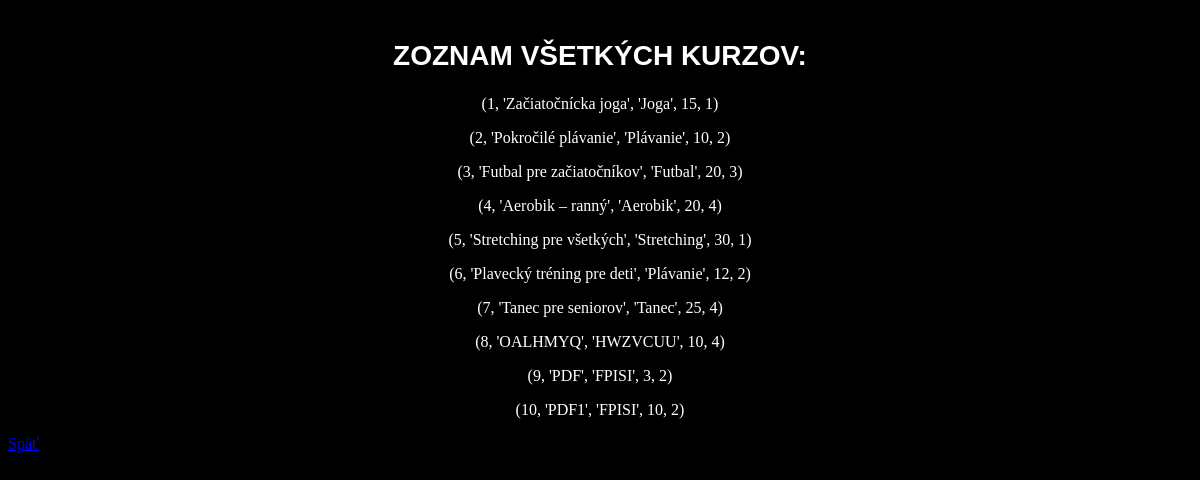
Screenshot of /kurzy with the database file from the repository.
### tables this page shows
CREATE TABLE Kurzy (
    ID_kurzu INTEGER PRIMARY KEY,
    Nazov_kurzu TEXT NOT NULL,
    Typ_sportu TEXT,
    Max_pocet_ucastnikov INTEGER,
    ID_trenera INTEGER NOT NULL,
    FOREIGN KEY (ID_trenera) REFERENCES Treneri(ID_trenera)
);

### app.py (the view)
@app.route('/kurzy')
def kurzy():
    conn = db()
    cursor = conn.cursor()
    cursor.execute("SELECT * FROM Kurzy")
    kurzy2 = cursor.fetchall()
    conn.close()
    return render_template("kurzy.html", kurzy2=kurzy2)

### app.py (called while the page is built)
def db():
    conn = sqlite3.connect("treneri.db")
    return conn

### templates/kurzy.html (shortened to what this page needs)
<!DOCTYPE html>
<html lang="sk">
<head>
    <link rel="stylesheet" href="{{url_for('static', filename='main.css') }}">
</head>
<body>
    <h2> Zoznam všetkých kurzov: </h2>
   {% for kurzy in kurzy2 %}
        <p>{{ kurzy }}</p>
    {% endfor %}
    <a href="/">Späť</a>
</body>
</html>

### static/main.css (style rules this page uses)
h1,h2 { color: white; font-family: Arial, sans-serif; font-size: 28px; text-align: center; margin-top: 40px; text-transform: uppercase; }
p { color: white; text-align: center; }
html { background-color: black; }

### rows the page displays
Kurzy: kurzy "(1, 'Začiatočnícka joga', 'Joga', 15, 1)"
Kurzy: kurzy "(2, 'Pokročilé plávanie', 'Plávanie', 10, 2)"
Kurzy: kurzy "(3, 'Futbal pre začiatočníkov', 'Futbal', 20, 3)"
Kurzy: kurzy "(4, 'Aerobik – ranný', 'Aerobik', 20, 4)"
Kurzy: kurzy "(5, 'Stretching pre všetkých', 'Stretching', 30, 1)"
Kurzy: kurzy "(6, 'Plavecký tréning pre deti', 'Plávanie', 12, 2)"
Kurzy: kurzy "(7, 'Tanec pre seniorov', 'Tanec', 25, 4)"
Kurzy: kurzy "(8, 'OALHMYQ', 'HWZVCUU', 10, 4)"
Kurzy: kurzy "(9, 'PDF', 'FPISI', 3, 2)"
Kurzy: kurzy "(10, 'PDF1', 'FPISI', 10, 2)"
